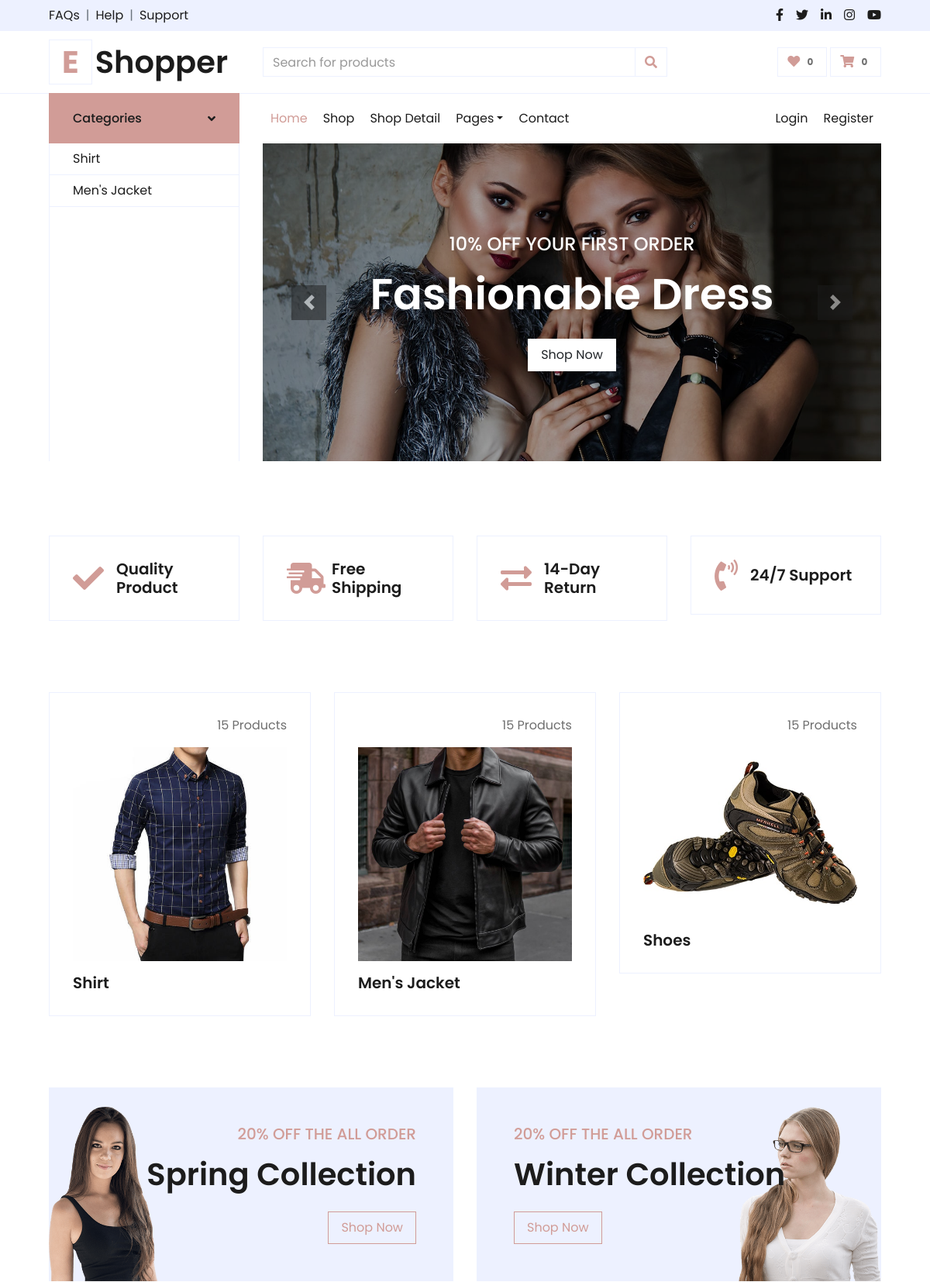
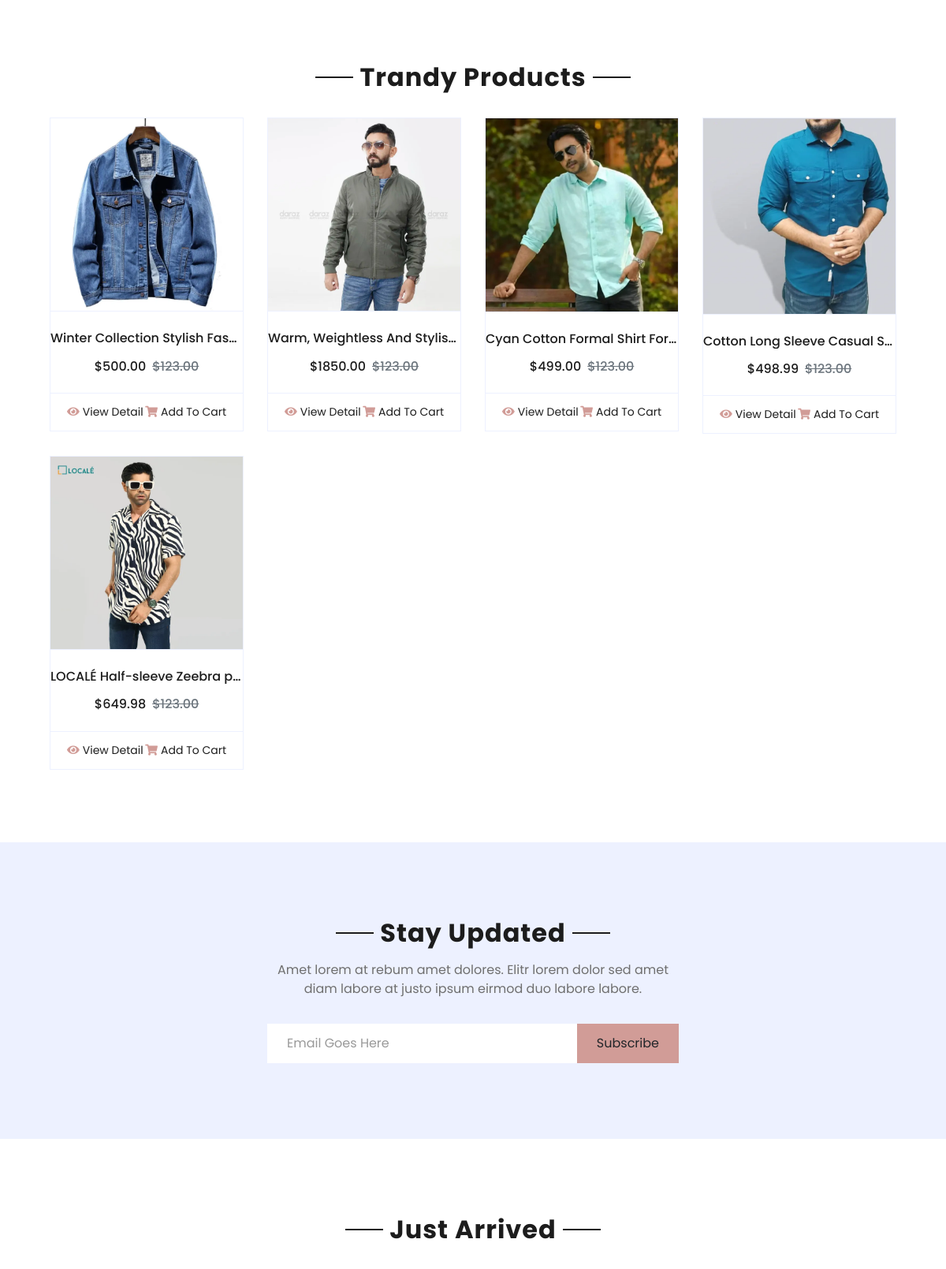
The page / (upper part) on the database its author committed (2 pictures, top to bottom).
### category/models.py (models this page shows, shortened)
class Category(models.Model):
    name = models.CharField(max_length=50,unique=True )
    slug = models.SlugField(max_length=150,unique=True  )
    desc = models.TextField(blank=True)
    image = models.ImageField(upload_to='images/category',blank=True)
    created = models.DateTimeField(auto_now_add=True)
    class Meta:
            verbose_name = 'Category'
            verbose_name_plural = 'Categories'
    def get_url(self):
         return reverse('filter_by_category',args=[self.slug])

### store/models.py (models this page shows, shortened)
class Product(models.Model):
    name = models.CharField(max_length=100)
    slug = models.SlugField(max_length=150,unique=True)
    desc = models.TextField(blank=True)
    price = models.DecimalField(max_digits=10,decimal_places=2)
    image = models.ImageField(upload_to='images/product',blank=True)
    category = models.ForeignKey(Category,on_delete=models.CASCADE)
    is_available = models.BooleanField(default=True)
    stock = models.IntegerField()
    created_at = models.DateTimeField(auto_now_add=True)
    updated_at = models.DateTimeField(auto_now=True)
    def get_url(self):
        return reverse('product_details',args=[self.category.slug,self.slug])

### home/views.py (the view)
# urls.py: 2. Add a URL to urlpatterns:  path('', views.home, name='home')
def home(request):
    product_list = Product.objects.all().filter(is_available=True).order_by('-created_at')
    context = {
        'products': product_list
    }
    return render(request, 'home.html',context)

### cart_app/context_processor.py (called while the page is built)
def counter(request):
    item_count = 0
    try:
        cart = Cart.objects.filter(cart_id = _cart_id(request))
        cart_item = CartItem.objects.all().filter(cart=cart[:1])
        for item in cart_item:
            item_count += item.quantity
    except:
        item_count = 0
    return dict(item_count=item_count)

### cart_app/views.py (called while the page is built)
def _cart_id(request):
    cart = request.session.session_key
    if not cart:
        cart = request.session.create()
    return cart

### category/context_processor.py (called while the page is built)
def get_category(request):
    category = Category.objects.all()
    return dict(category=category)

### templates/home.html (shortened to what this page needs)
{% extends 'base.html' %}
{% load static %}
{% block content %}
<div class="container-fluid mb-5">
    <div class="row border-top px-xl-5">
        <div class="col-lg-3 d-none d-lg-block">
            <a class="btn shadow-none d-flex align-items-center justify-content-between bg-primary text-white w-100" data-toggle="collapse" href="#navbar-vertical" style="height: 65px; margin-top: -1px; padding: 0 30px;">
                <h6 class="m-0">Categories</h6>
                <i class="fa fa-angle-down text-dark"></i>
            </a>
            <nav class="collapse show navbar navbar-vertical navbar-light align-items-start p-0 border border-top-0 border-bottom-0" id="navbar-vertical">
                <div class="navbar-nav w-100 overflow-hidden" style="height: 410px">
                    {% for item in category %}
                    <a href="{{item.get_url}}" class="nav-item nav-link">{{item.name}}</a>
                    {% endfor %}
                </div>
            </nav>
        </div>
        <div class="col-lg-9">
            <nav class="navbar navbar-expand-lg bg-light navbar-light py-3 py-lg-0 px-0">
                <div class="collapse navbar-collapse justify-content-between" id="navbarCollapse">
                    <div class="navbar-nav mr-auto py-0">
                        <a href="{% url 'home' %}" class="nav-item nav-link active">Home</a>
                        <a href="{% url 'store' %}" class="nav-item nav-link">Shop</a>
                        <a href="detail.html" class="nav-item nav-link">Shop Detail</a>
                        <div class="nav-item dropdown">
                            <a href="#" class="nav-link dropdown-toggle" data-toggle="dropdown">Pages</a>
                        </div>
                        <a href="contact.html" class="nav-item nav-link">Contact</a>
                    </div>
                    <div class="navbar-nav ml-auto py-0">
                        <a href="" class="nav-item nav-link">Login</a>
                        <a href="" class="nav-item nav-link">Register</a>
                    </div>
                </div>
            </nav>
            <div id="header-carousel" class="carousel slide" data-ride="carousel">
                <div class="carousel-inner">
                    <div class="carousel-item active" style="height: 410px;">
                        <img class="img-fluid" src="{% static 'img/carousel-1.jpg' %}" alt="Image">
                        <div class="carousel-caption d-flex flex-column align-items-center justify-content-center">
                            <div class="p-3" style="max-width: 700px;">
                                <h4 class="text-light text-uppercase font-weight-medium mb-3">10% Off Your First Order</h4>
                                <h3 class="display-4 text-white font-weight-semi-bold mb-4">Fashionable Dress</h3>
                                <a href="" class="btn btn-light py-2 px-3">Shop Now</a>
                            </div>
                        </div>
                    </div>
                </div>
                <a class="carousel-control-prev" href="#header-carousel" data-slide="prev">
                    <div class="btn btn-dark" style="width: 45px; height: 45px;">
                        <span class="carousel-control-prev-icon mb-n2"></span>
                    </div>
                </a>
                <a class="carousel-control-next" href="#header-carousel" data-slide="next">
                    <div class="btn btn-dark" style="width: 45px; height: 45px;">
                        <span class="carousel-control-next-icon mb-n2"></span>
                    </div>
                </a>
            </div>
        </div>
    </div>
</div>
    <div class="container-fluid pt-5">
        <div class="row px-xl-5 pb-3">
            <div class="col-lg-3 col-md-6 col-sm-12 pb-1">
                <div class="d-flex align-items-center border mb-4" style="padding: 30px;">
                    <h1 class="fa fa-check text-primary m-0 mr-3"></h1>
                    <h5 class="font-weight-semi-bold m-0">Quality Product</h5>
                </div>
            </div>
            <div class="col-lg-3 col-md-6 col-sm-12 pb-1">
                <div class="d-flex align-items-center border mb-4" style="padding: 30px;">
                    <h1 class="fa fa-shipping-fast text-primary m-0 mr-2"></h1>
                    <h5 class="font-weight-semi-bold m-0">Free Shipping</h5>
                </div>
            </div>
            <div class="col-lg-3 col-md-6 col-sm-12 pb-1">
                <div class="d-flex align-items-center border mb-4" style="padding: 30px;">
                    <h1 class="fas fa-exchange-alt text-primary m-0 mr-3"></h1>
                    <h5 class="font-weight-semi-bold m-0">14-Day Return</h5>
                </div>
            </div>
            <div class="col-lg-3 col-md-6 col-sm-12 pb-1">
                <div class="d-flex align-items-center border mb-4" style="padding: 30px;">
                    <h1 class="fa fa-phone-volume text-primary m-0 mr-3"></h1>
                    <h5 class="font-weight-semi-bold m-0">24/7 Support</h5>
                </div>
            </div>
        </div>
    </div>
    <div class="container-fluid pt-5">
        <div class="row px-xl-5 pb-3">
            {% for obj in category %}
            <div class="col-lg-4 col-md-6 pb-1">
                <div class="cat-item d-flex flex-column border mb-4" style="padding: 30px;">
                    <p class="text-right">15 Products</p>
                    <a href="" class="cat-img position-relative overflow-hidden mb-3">
                        <img class="img-fluid" src="{{obj.image.url}}" alt="">
                    </a>
                    <h5 class="font-weight-semi-bold m-0">{{obj.name}}</h5>
                </div>
            </div>
            {% endfor %}
            <div class="col-lg-4 col-md-6 pb-1">
                <div class="cat-item d-flex flex-column border mb-4" style="padding: 30px;">
                    <p class="text-right">15 Products</p>
                    <a href="" class="cat-img position-relative overflow-hidden mb-3">
                        <img class="img-fluid" src="{% static 'img/cat-6.jpg' %}" alt="">
                    </a>
                    <h5 class="font-weight-semi-bold m-0">Shoes</h5>
                </div>
            </div>
        </div>
    </div>
    <div class="container-fluid offer pt-5">
        <div class="row px-xl-5">
            <div class="col-md-6 pb-4">
                <div class="position-relative bg-secondary text-center text-md-right text-white mb-2 py-5 px-5">
                    <img src="img/offer-1.png" alt="">
                    <div class="position-relative" style="z-index: 1;">
                        <h5 class="text-uppercase text-primary mb-3">20% off the all order</h5>
                        <h1 class="mb-4 font-weight-semi-bold">Spring Collection</h1>
                        <a href="" class="btn btn-outline-primary py-md-2 px-md-3">Shop Now</a>
                    </div>
                </div>
            </div>
            <div class="col-md-6 pb-4">
                <div class="position-relative bg-secondary text-center text-md-left text-white mb-2 py-5 px-5">
                    <img src="img/offer-2.png" alt="">
                    <div class="position-relative" style="z-index: 1;">
                        <h5 class="text-uppercase text-primary mb-3">20% off the all order</h5>
                        <h1 class="mb-4 font-weight-semi-bold">Winter Collection</h1>
                        <a href="" class="btn btn-outline-primary py-md-2 px-md-3">Shop Now</a>
                    </div>
                </div>
            </div>
        </div>
    </div>
    <div class="container-fluid pt-5">
        <div class="text-center mb-4">
            <h2 class="section-title px-5"><span class="px-2">Trandy Products</span></h2>
        </div>
        <div class="row px-xl-5 pb-3">
            {% for product in products %}
            <div class="col-lg-3 col-md-6 col-sm-12 pb-1">
                <div class="card product-item border-0 mb-4">
                    <div class="card-header product-img position-relative overflow-hidden bg-transparent border p-0">
                        <img class="img-fluid w-100" src="{{ product.image.url }}" alt="">
                    </div>
                    <div class="card-body border-left border-right text-center p-0 pt-4 pb-3">
                        <h6 class="text-truncate mb-3">{{product.name}}</h6>
                        <div class="d-flex justify-content-center">
                            <h6>${{product.price}}</h6><h6 class="text-muted ml-2"><del>$123.00</del></h6>
                        </div>
                    </div>
                    <div class="card-footer d-flex justify-content-between bg-light border">
                        <a href="{{product.get_url}}" class="btn btn-sm text-dark p-0"><i class="fas fa-eye text-primary mr-1"></i>View Detail</a>
                        <a href="" class="btn btn-sm text-dark p-0"><i class="fas fa-shopping-cart text-primary mr-1"></i>Add To Cart</a>
                    </div>
                </div>
            </div>
            {% endfor %}
        </div>
    </div>
    <div class="container-fluid bg-secondary my-5">
        <div class="row justify-content-md-center py-5 px-xl-5">
            <div class="col-md-6 col-12 py-5">
                <div class="text-center mb-2 pb-2">
                    <h2 class="section-title px-5 mb-3"><span class="bg-secondary px-2">Stay Updated</span></h2>
                    <p>Amet lorem at rebum amet dolores. Elitr lorem dolor sed amet diam labore at justo ipsum eirmod duo labore labore.</p>
                </div>
                <form action="">
                    <div class="input-group">
                        <input type="text" class="form-control border-white p-4" placeholder="Email Goes Here">
                        <div class="input-group-append">
                            <button class="btn btn-primary px-4">Subscribe</button>
                        </div>
                    </div>
                </form>
            </div>
        </div>
    </div>
    <div class="container-fluid pt-5">
        <div class="text-center mb-4">
            <h2 class="section-title px-5"><span class="px-2">Just Arrived</span></h2>
        </div>
    </div>
{% endblock %}

### templates/base.html (shortened to what this page needs)
{% load static %}
<!DOCTYPE html>
<html lang="en">
<head>
    <link href="https://cdnjs.cloudflare.com/ajax/libs/font-awesome/5.10.0/css/all.min.css" rel="stylesheet">
    <link href="{% static 'lib/owlcarousel/assets/owl.carousel.min.css' %}" rel="stylesheet">
    <link href="{% static 'css/style.css' %}" rel="stylesheet">
</head>
<body>
    {% include 'includes/navbar.html' %}
    {% block content %}
    {% endblock %}
</body>
</html>

### templates/includes/navbar.html
{% load static %}
<div class="container-fluid">
    <div class="row bg-secondary py-2 px-xl-5">
        <div class="col-lg-6 d-none d-lg-block">
            <div class="d-inline-flex align-items-center">
                <a class="text-dark" href="">FAQs</a>
                <span class="text-muted px-2">|</span>
                <a class="text-dark" href="">Help</a>
                <span class="text-muted px-2">|</span>
                <a class="text-dark" href="">Support</a>
            </div>
        </div>
        <div class="col-lg-6 text-center text-lg-right">
            <div class="d-inline-flex align-items-center">
                <a class="text-dark px-2" href="">
                    <i class="fab fa-facebook-f"></i>
                </a>
                <a class="text-dark px-2" href="">
                    <i class="fab fa-twitter"></i>
                </a>
                <a class="text-dark px-2" href="">
                    <i class="fab fa-linkedin-in"></i>
                </a>
                <a class="text-dark px-2" href="">
                    <i class="fab fa-instagram"></i>
                </a>
                <a class="text-dark pl-2" href="">
                    <i class="fab fa-youtube"></i>
                </a>
            </div>
        </div>
    </div>
    <div class="row align-items-center py-3 px-xl-5">
        <div class="col-lg-3 d-none d-lg-block">
            <a href="" class="text-decoration-none">
                <h1 class="m-0 display-5 font-weight-semi-bold"><span class="text-primary font-weight-bold border px-3 mr-1">E</span>Shopper</h1>
            </a>
        </div>
        <div class="col-lg-6 col-6 text-left">
            <form action="">
                <div class="input-group">
                    <input type="text" class="form-control" placeholder="Search for products">
                    <div class="input-group-append">
                        <span class="input-group-text bg-transparent text-primary">
                            <i class="fa fa-search"></i>
                        </span>
                    </div>
                </div>
            </form>
        </div>
        <div class="col-lg-3 col-6 text-right">
            <a href="" class="btn border">
                <i class="fas fa-heart text-primary"></i>
                <span class="badge">0</span>
            </a>
            <a href="{% url 'cart' %}" class="btn border">
                <i class="fas fa-shopping-cart text-primary"></i>
                <span class="badge">{{item_count}}</span>
            </a>
        </div>
    </div>
</div>

### templates/includes/footer.html (shortened to what this page needs)
{% load static %}

### rows shown on the page
Category: name "Shirt", image (picture)
Category: name "Men's Jacket", image (picture)
Product: image (picture), name "Winter Collection Stylish Fas…", price "500.00"
Product: image (picture), name "Warm, Weightless And Stylis…", price "1850.00"
Product: image (picture), name "Cyan Cotton Formal Shirt For…", price "499.00"
Product: image (picture), name "Cotton Long Sleeve Casual S…", price "498.99"
Product: image (picture), name "LOCALÉ Half-sleeve Zeebra p…", price "649.98"

### other values the page prints
{{ item_count }} "0"
